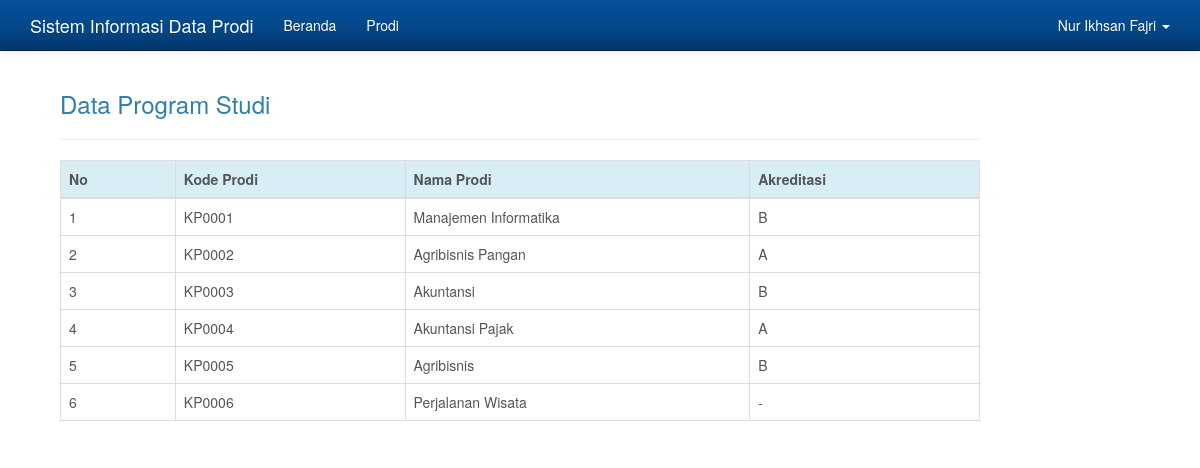
The page /admin/admin.php?hlm=dt_prodi (signed in) on the database its author committed.
### tables this page shows
CREATE TABLE `dt_prodi` (
  `idprodi` int(11) NOT NULL,
  `kdprodi` varchar(6) NOT NULL,
  `nmprodi` varchar(70) NOT NULL,
  `akreditasi` enum('A','B','C','-') NOT NULL
);

### admin/dt_prodi.php (the view)
<?php
if( empty( $_SESSION['id_user'] ) ){
	$_SESSION['err'] = '<strong>ERROR!</strong> Anda harus login terlebih dahulu.';
	header('Location: ./');
	die();
} else {
		echo '
			<div class="container">
			<div class="col-md-10">
				<h3 style="margin-bottom: -20px;">Data Program Studi</h3>
				<br/><hr/>
				<table class="table table-bordered">
				 <thead>
				   <tr class="info">
					 <th width="10%">No</th>
					 <th width="20%">Kode Prodi</th>
					 <th width="30%">Nama Prodi</th>
					 <th width="20%">Akreditasi</th>
				   </tr>
				 </thead>
				 <tbody>';
		 	$sql = mysqli_query($koneksi, "SELECT * FROM dt_prodi");
		 	if(mysqli_num_rows($sql) > 0){
		 		$no = 0;
				 while($row = mysqli_fetch_array($sql)){
	 				$no++;
	 			echo '
				   <tr>
					 <td>'.$no.'</td>
					 <td>'.$row['kdprodi'].'</td>
					 <td>'.$row['nmprodi'].'</td>
					 <td>'.$row['akreditasi'].'</td>';
				}
			}
			echo '
			 	</tbody>
			</table>
			</div>
		</div>';
	}
?>

### admin/admin.php (style rules this page uses)
body { min-height: 200px; padding-top: 70px; }

### rows shown on the page
dt_prodi: kdprodi "KP0001", nmprodi "Manajemen Informatika", akreditasi "B"
dt_prodi: kdprodi "KP0002", nmprodi "Agribisnis Pangan", akreditasi "A"
dt_prodi: kdprodi "KP0003", nmprodi "Akuntansi", akreditasi "B"
dt_prodi: kdprodi "KP0004", nmprodi "Akuntansi Pajak", akreditasi "A"
dt_prodi: kdprodi "KP0005", nmprodi "Agribisnis", akreditasi "B"
dt_prodi: kdprodi "KP0006", nmprodi "Perjalanan Wisata", akreditasi "-"

### other values the page prints
$_SESSION['nama'] "Nur Ikhsan Fajri"
